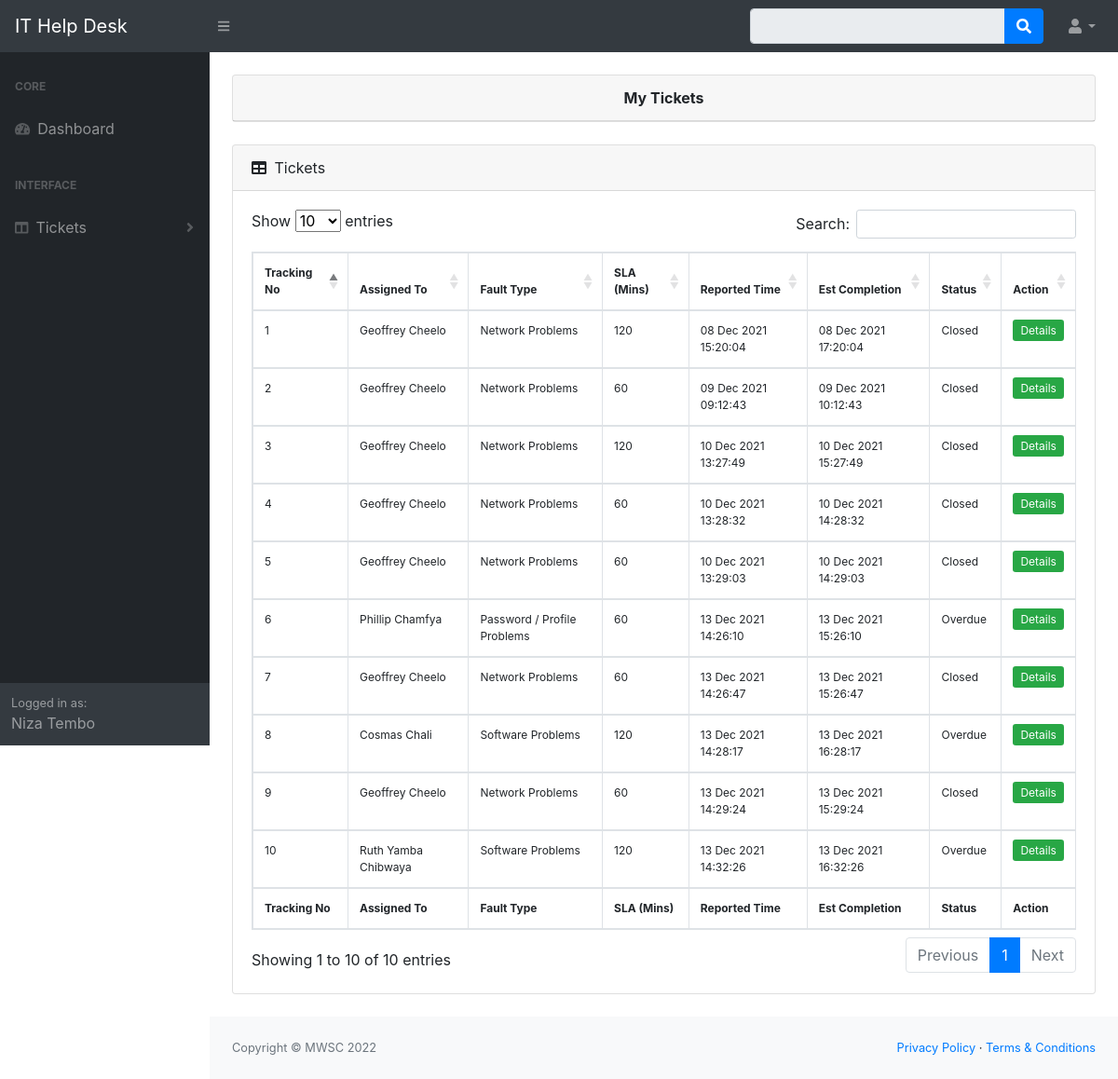
/user/dist/all_tickets.php (signed in), run on the app's committed database.
### tables this page shows
CREATE TABLE `tickets` (
  `ticket_id` int(11) NOT NULL,
  `ticket_type_id` int(11) NOT NULL,
  `user_id` int(11) NOT NULL,
  `fault_time` varchar(50) DEFAULT NULL,
  `ticket_desc` text NOT NULL,
  `ticket_status` tinytext DEFAULT NULL,
  `date_closed` varchar(254) DEFAULT NULL,
  `ticket_no` varchar(254) NOT NULL,
  `action` varchar(254) DEFAULT NULL
);

CREATE TABLE `it_staff` (
  `staff_id` int(11) NOT NULL,
  `man_no` varchar(30) NOT NULL,
  `full_name` text NOT NULL,
  `email_address` varchar(100) NOT NULL,
  `department` text DEFAULT NULL,
  `job_title` text DEFAULT NULL,
  `role` text NOT NULL,
  `usr_password` varchar(254) NOT NULL
);

CREATE TABLE `ticket_type` (
  `ticket_type_id` int(11) NOT NULL,
  `staff_id` int(11) NOT NULL,
  `ticket_type` varchar(100) DEFAULT NULL,
  `problem_desc` varchar(100) DEFAULT NULL,
  `ticket_sla` varchar(254) NOT NULL
);

### user/dist/includes/user_model.php (called while the page is built, shortened)
<?php
class user_model
{
        public function allTickets($id)
        {
            $db = new DBconnection();
            $dbConn = $db->getConnection();
            $sql = "SELECT it_staff.full_name as name, tickets.ticket_id, tickets.ticket_status, ticket_type.ticket_type,
            tickets.fault_time, tickets.date_closed, tickets.ticket_no, ticket_type.ticket_sla
            FROM tickets
            INNER JOIN ticket_type ON ticket_type.ticket_type_id = tickets.ticket_type_id
            INNER JOIN it_staff ON it_staff.staff_id = ticket_type.staff_id
            WHERE tickets.user_id='$id' ORDER BY tickets.ticket_id DESC";
            return $dbConn->query($sql);
        }
}

### user/dist/all_tickets.php (the view, shortened to what this page needs)
<?php
include "includes/header.php";
include "includes/navbar.php";
include "includes/user_model.php";
$all_tickets = new user_model();
$id = $_SESSION['user_id'];
$tickets = $all_tickets->allTickets($id);
?>
<div id="layoutSidenav_content">
             <main>
                <div class="container-fluid">
                    <br>
                    <div class="card mb-4">
                        <div class="card-header" style="text-align: center;">
                            <b>My Tickets</b>
                    </div>
                  </div>
                    <div class="card mb-4">
                         <div class="card-header">
                                <i class="fas fa-table mr-1"></i>
                                Tickets
                            </div>
                            <div class="card-body">
                                <div class="table-responsive">
                                    <table class="table table-bordered" id="dataTable" width="100%" cellspacing="0">
                                        <thead>
                                        <?php $style = 'style="font-size: 12px";';?>
                                        <tr <?php echo $style;?>>
                                                <th>Tracking No</th>
                                                <th>Assigned To</th>
                                                <th>Fault Type</th>
                                                <th>SLA (Mins)</th>
                                                <th>Reported Time</th>
                                                <th>Est Completion</th>
                                                <th>Status</th>
                                                <th>Action</th>
                                            </tr>
                                        </thead>
                                        <tfoot>
                                        <tr <?php echo $style;?>>
                                                <th>Tracking No</th>
                                                <th>Assigned To</th>
                                                <th>Fault Type</th>
                                                <th>SLA (Mins)</th>
                                                <th>Reported Time</th>
                                                <th>Est Completion</th>
                                                <th>Status</th>
                                                <th>Action</th>
                                            </tr>
                                        </tfoot>
                                        <tbody>
                                        <?php
                                          while ($row = $tickets->fetch(PDO::FETCH_ASSOC)) {
                                            $fault_time = new DateTime($row['fault_time']);
                                            $sla = $row['ticket_sla'];
                                            $est = $fault_time;
                                            $est->add(new DateInterval('PT' .$sla. 'M'));
                                            $stamp = $est->format('d M Y H:i:s');
                                        ?>
                                            <tr <?php echo $style;?>>
                                                <td><?=$row['ticket_id']?></td>
                                                <td ><?=$row['name']?></td>
                                                <td><?=$row['ticket_type']?></td>
                                                <td><?=$row['ticket_sla']?></td>
                                                <td><?=$row['fault_time']?></td>
                                                <td><?=$stamp?></td>
                                                <td><?=$row['ticket_status']?></td>
                                                <td align="center">
                                                    <a title="View " href="view_ticket.php?id=<?=$row['ticket_id']?>" <?php echo $style;?>  class=" btn-sm btn-success">Details</a>
                                                </td>
                                            </tr>
                                            <?php } ?>
                                        </tbody>
                                    </table>
                                </div>
                            </div>
                        </div>
                    </div>
                </main>
<?php
    include 'includes/footer.php';
?>

### data on the page
tickets: ticket_id "10", it_staff.full_name "Ruth Yamba Chibwaya", ticket_type.ticket_type "Software Problems", ticket_type.ticket_sla "120", fault_time "13 Dec 2021 14:32:26", fault_time "13 Dec 2021 16:32:26", ticket_status "Overdue"
tickets: ticket_id "9", it_staff.full_name "Geoffrey Cheelo", ticket_type.ticket_type "Network Problems", ticket_type.ticket_sla "60", fault_time "13 Dec 2021 14:29:24", fault_time "13 Dec 2021 15:29:24", ticket_status "Closed"
tickets: ticket_id "8", it_staff.full_name "Cosmas Chali", ticket_type.ticket_type "Software Problems", ticket_type.ticket_sla "120", fault_time "13 Dec 2021 14:28:17", fault_time "13 Dec 2021 16:28:17", ticket_status "Overdue"
tickets: ticket_id "7", it_staff.full_name "Geoffrey Cheelo", ticket_type.ticket_type "Network Problems", ticket_type.ticket_sla "60", fault_time "13 Dec 2021 14:26:47", fault_time "13 Dec 2021 15:26:47", ticket_status "Closed"
tickets: ticket_id "6", it_staff.full_name "Phillip Chamfya", ticket_type.ticket_type "Password / Profile Problems", ticket_type.ticket_sla "60", fault_time "13 Dec 2021 14:26:10", fault_time "13 Dec 2021 15:26:10", ticket_status "Overdue"
tickets: ticket_id "5", it_staff.full_name "Geoffrey Cheelo", ticket_type.ticket_type "Network Problems", ticket_type.ticket_sla "60", fault_time "10 Dec 2021 13:29:03", fault_time "10 Dec 2021 14:29:03", ticket_status "Closed"
tickets: ticket_id "4", it_staff.full_name "Geoffrey Cheelo", ticket_type.ticket_type "Network Problems", ticket_type.ticket_sla "60", fault_time "10 Dec 2021 13:28:32", fault_time "10 Dec 2021 14:28:32", ticket_status "Closed"
tickets: ticket_id "3", it_staff.full_name "Geoffrey Cheelo", ticket_type.ticket_type "Network Problems", ticket_type.ticket_sla "120", fault_time "10 Dec 2021 13:27:49", fault_time "10 Dec 2021 15:27:49", ticket_status "Closed"
tickets: ticket_id "2", it_staff.full_name "Geoffrey Cheelo", ticket_type.ticket_type "Network Problems", ticket_type.ticket_sla "60", fault_time "09 Dec 2021 09:12:43", fault_time "09 Dec 2021 10:12:43", ticket_status "Closed"
tickets: ticket_id "1", it_staff.full_name "Geoffrey Cheelo", ticket_type.ticket_type "Network Problems", ticket_type.ticket_sla "120", fault_time "08 Dec 2021 15:20:04", fault_time "08 Dec 2021 17:20:04", ticket_status "Closed"

### other printed values
$_SESSION['name'] "Niza Tembo"
